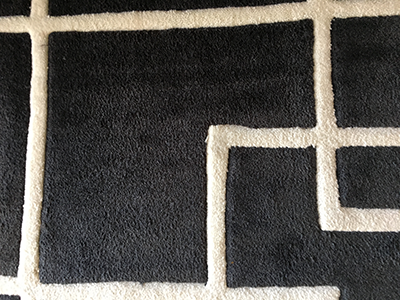
#> input picture texture_pattern_recognition/images/training/area_rug/area_rug_01.png, 400 x 300 px, given as the content of the folder images/training/area_rug/area_rug_01.png, which was not available
$ python recognize.py --training images/training/area_rug/area_rug_01.png --testing images/training/area_rug/area_rug_02.png   (Python 2 division)
#> lines starting #> are read from the running program, lines starting #| are printed output that depends on the picture; pictures that were not available may be replaced by others from this repository, and a replacement may not be noted
### texture_pattern_recognition/pyimagesearch/localbinarypatterns.py
# import the necessary packages
from skimage import feature
import numpy as np

class LocalBinaryPatterns:
	def __init__(self, numPoints, radius):
		# store the number of points and radius
		self.numPoints = numPoints
		self.radius = radius

	def describe(self, image, eps=1e-7):
		# compute the Local Binary Pattern representation
		# of the image, and then use the LBP representation
		# to build the histogram of patterns
		lbp = feature.local_binary_pattern(image, self.numPoints,
			self.radius, method="uniform")
		(hist, _) = np.histogram(lbp.ravel(),
			bins=np.arange(0, self.numPoints + 3),
			range=(0, self.numPoints + 2))

		# normalize the histogram
		hist = hist.astype("float")
		hist /= (hist.sum() + eps)

		# return the histogram of Local Binary Patterns
		return hist

### texture_pattern_recognition/recognize.py
# USAGE
# python recognize.py --training images/training --testing images/testing

# import the necessary packages
from pyimagesearch.localbinarypatterns import LocalBinaryPatterns
from sklearn.svm import LinearSVC
from imutils import paths
import argparse
import cv2
import os
from utils.imgshow import show_in_one

# construct the argument parse and parse the arguments
ap = argparse.ArgumentParser()
ap.add_argument("-t", "--training", required=True,
	help="path to the training images")
ap.add_argument("-e", "--testing", required=True,
	help="path to the tesitng images")
args = vars(ap.parse_args())

# initialize the local binary patterns descriptor along with
# the data and label lists
desc = LocalBinaryPatterns(24, 8)
data = []
labels = []

# loop over the training images
for imagePath in paths.list_images(args["training"]):
	# load the image, convert it to grayscale, and describe it
    image = cv2.imread(imagePath)
#> image is the input picture: shape (300, 400, 3); mean B, G, R 78.6, 82.8, 85.4
    gray = cv2.cvtColor(image, cv2.COLOR_BGR2GRAY)
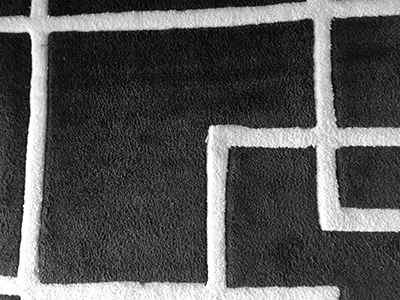
#> gray: shape (300, 400); min 0, max 255, mean 83.1
    hist = desc.describe(gray)
#> in describe, `lbp = feature.local_binary_pattern(image, self.numPoints, self.radius,..`:
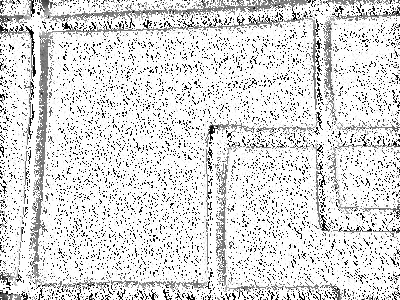
#> lbp: shape (300, 400) float64; min 0, max 25, mean 21.5; drawn with min black and max white
#> in describe, `(hist, _) = np.histogram(lbp.ravel(), bins=np.arange(0, self.numPoints..`: hist = 26 values, max 87598 at index 25, min 60 at index 20, mean 4615.4
#> in describe, `hist /= (hist.sum() + eps)`: hist = 26 values, max 0.73 at index 25, min 0.0005 at index 20, mean 0.0385

	# extract the label from the image path, then update the
	# label and data lists
	# labels.append(imagePath.split("/")[-2])   #for linux
    labels.append(os.path.split(os.path.dirname(imagePath))[-1])
    data.append(hist)

# train a Linear SVM on the data
model = LinearSVC(C=100.0, random_state=42)
#> (the run stopped early here; a loop or call above may not have finished)
